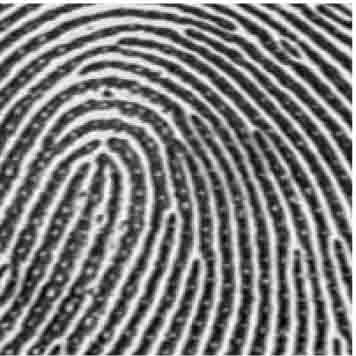
%> input picture fingerprint.jpg, 356 x 356 px
$ octave F5_20.m   (GNU Octave 9; MATLAB toolbox functions it lacks are replaced by stand-ins)
%> lines starting %> are read from the running program, lines starting %| are printed output that depends on the picture
### Pyramid.m
%%%%%%%%%%%%%%%%%%%%%%%%%%%%%%%%%%%%%%%%%%%%%%%%%%%%%%%%%%%%%%%%%%%%%%%
% Pyramid-based orientation estimation
% Pyramid(A,sz,ol,nl,option,option2)
% A: the image
% sz: the estimation block size
% ol: the block overlap size
% nl: the number of layers in the pyramid
% option: the option of whether show the result or not
% option2: the option of orientation propagation
% option3: =1: build image pyramid; =2: build gradient pyramid
%%%%%%%%%%%%%%%%%%%%%%%%%%%%%%%%%%%%%%%%%%%%%%%%%%%%%%%%%%%%%%%%%%%%%%%
% Sept 12, 2002, xiaoguang feng:
% The propagation is changed from angles to vectors
%%%%%%%%%%%%%%%%%%%%%%%%%%%%%%%%%%%%%%%%%%%%%%%%%%%%%%%%%%%%%%%%%%%%%%%
% Sept 21, 2002, xiaoguang feng:
% Add the option of build gradient pyramid (instead of image pyramid)
%%%%%%%%%%%%%%%%%%%%%%%%%%%%%%%%%%%%%%%%%%%%%%%%%%%%%%%%%%%%%%%%%%%%%%%
% FINAL VERSION: 02/18/2003
% By Xiaoguang Feng
%%%%%%%%%%%%%%%%%%%%%%%%%%%%%%%%%%%%%%%%%%%%%%%%%%%%%%%%%%%%%%%%%%%%%%%


function Orient=Pyramid(A,sz,ol,nl,option,option2,option3)
%> called with sz = 8, ol = 4, nl = 3, option = 0, option2 = 2, option3 = 2
    MinSize=sz; % the block size
    OverLap=ol; % the overlap of the blocks
    NumOfLayer=nl; % the number of layers in the pyramid

    % build up the pyramid
    if option3==1 % build the image pyramid
        if option==1
            disp('Building IMAGE pyramid, please wait...');
        end
        LP{1}=A; % bottom layer of the low pass pyramid (Gaussian Pyramid)
        for I=2:NumOfLayer
            [LP{I},HP{I-1}]=BuildPyramid(LP{I-1});
        end
        [tmpLP,HP{NumOfLayer}]=BuildPyramid(LP{NumOfLayer});
        if option==1
            disp('Image pyramid done');
        end
    elseif option3==2 % build the gradient pyramid
        if option==1
            disp('Building GRADIENT pyramid, please wait...');
        end
        [fx fy]=gradient(A);
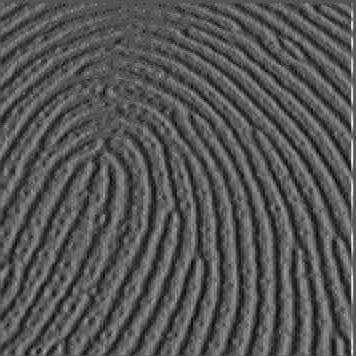
%> fx: size 356x356 double; min -60, max 121, mean 0.4; drawn with min black and max white
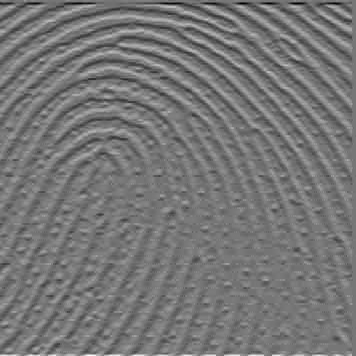
%> fy: size 356x356 double; min -111.5, max 128, mean -0.1; drawn with min black and max white
        LP{1}=fx+i*fy;
        for I=2:NumOfLayer
            [LP{I},HP{I-1}]=BuildPyramid(LP{I-1});
        end
%> after the loop, HP = 2 items; LP = 3 items
        [tmpLP,HP{NumOfLayer}]=BuildPyramid(LP{NumOfLayer});
        if option==1
            disp('Gradient pyramid done');
        end
    end

    % select using which pyramid to do the estimation (LP:Low Pass Pyramid, HP: High Pass Pyramid)
    P=LP; %Gaussian Pyramid
%> P = 3 items
    %P=HP; %Laplacian Pyramid

    % first estimate in the top layer
    NumBlk=ceil(size(P{NumOfLayer},1)/MinSize);
%> NumBlk = 12
    Orient=zeros(NumBlk);
    % calculate the gradient map
    if option3==1
        [fx,fy]=gradient(P{NumOfLayer});
        G=fx+i*fy;
    elseif option3==2
        G=P{NumOfLayer};
    end
    % divide into blocks
    fun = inline('x(:)');
%> the run ends on the next line
    subimages=blkproc(G,[MinSize MinSize],[OverLap, OverLap],fun);

    index=1;
    % for each sub-block
    if option==1
        h=waitbar(0,sprintf('Processing the layer %d, please wait...',NumOfLayer));
    end
    count=1;
    for J=1:NumBlk
        for K=1:NumBlk
            % get the gradients for current block
            itemp=(K-1)*(MinSize+2*OverLap)*(MinSize+2*OverLap);
            CurImage=subimages(itemp+1:itemp+(MinSize+2*OverLap)*(MinSize+2*OverLap),J);
            CurImage=reshape(CurImage,MinSize+2*OverLap,MinSize+2*OverLap);
            % load the SVD method to estimate in current block
            [a,sv]=SVD_Orientation(CurImage);
            Orient(K,J)=a; % now 'a' is not angle, but a unit vector
            EnergyRate(K,J)=(sv(1)-sv(2))/(sv(1)+sv(2));
            if option==1
                waitbar(count/(NumBlk*NumBlk),h);
            end
            count=count+1;
        end
    end
    if option==1
        close(h);
    end

    % for every other layers:
    for I=NumOfLayer-1:-1:1
        % double size the orientation matrix & the sv matrix
        Orient=imresize(Orient,2);
        EnergyRate=imresize(EnergyRate,2);
        NumBlk=ceil(size(P{I},1)/MinSize);
        if option3==1
            [fx,fy]=gradient(P{I});
            G=fx+i*fy;
        elseif option3==2
            G=P{I};
        end
        subimages=blkproc(G,[MinSize MinSize],[OverLap, OverLap],fun);
        if option==1
            h=waitbar(0,sprintf('Processing the layer %d, please wait...',I));
        end
        count=1;
        % for each sub-block
        for J=1:NumBlk
            for K=1:NumBlk
                % get the gradient map for current block
                itemp=(K-1)*(MinSize+2*OverLap)*(MinSize+2*OverLap);
                CurImage=subimages(itemp+1:itemp+(MinSize+2*OverLap)*(MinSize+2*OverLap),J);
                CurImage=reshape(CurImage,MinSize+2*OverLap,MinSize+2*OverLap);
                % load SVD method
                [a,sv]=SVD_Orientation(CurImage);
                % two options of orientation propagation:
                % one is use singular value rates as propagation weights
                % the other is use singular value rates as selection criterion
                if option2==1
                    if (sv(1)-sv(2))/(sv(1)+sv(2))>EnergyRate(K,J)
                        Orient(K,J)=a;
                        EnergyRate(K,J)=(sv(1)-sv(2))/(sv(1)+sv(2));
                    end
                else
                    % to prevent the error propagations
                    if real(Orient(K,J))>0 & real(a)<-imag(Orient(K,J))
                        a=-a;
                    elseif real(Orient(K,J))<0 & real(a)>imag(Orient(K,J))
                        a=a+pi;
                    end
                    % linear combination
                    ER=(sv(1)-sv(2))/(sv(1)+sv(2));PropWeight(K,J)=ER/(ER+EnergyRate(K,J));
                    Orient(K,J)=a*ER/(ER+EnergyRate(K,J))+Orient(K,J)*EnergyRate(K,J)/(ER+EnergyRate(K,J));
                    if imag(Orient(K,J))<0
                        Orient(K,J)=-Orient(K,J);
                    end
                    EnergyRate(K,J)=ER*ER/(ER+EnergyRate(K,J))+EnergyRate(K,J)*EnergyRate(K,J)/(ER+EnergyRate(K,J));
                end
                if option==1
                    waitbar(count/(NumBlk*NumBlk),h);
                end
                count=count+1;
            end
         end
         if option==1
            close(h);
        end
    end

    if option==1
        ShowOrientation(Orient,A);
    end


### BuildPyramid.m
%%%%%%%%%%%%%%%%%%%%%%%%%%%%%%%%%%%%%%%%%%%%%%%%%%%
% function of building the image/gradient pyramid
% 02/18/2003 FINAL Version, By Xiaoguang Feng
%%%%%%%%%%%%%%%%%%%%%%%%%%%%%%%%%%%%%%%%%%%%%%%%%%%

function [LP,HP]=BuildPyramid(In)
    % Build the Pyramid without overlap
    fun = inline('ones(2).*mean(x(:))');
    LP=blkproc(In,[2 2],fun);
    HP=In-LP;
    LP=LP(1:2:size(In,1),1:2:size(In,2));

    % [5 lines of commented-out code are left out]


### F5_20.m
%%%%%%%%%%%%%%%%%%%%%%%%%%%%%%%%%%%%%%%%%%%%%%%%%%%%
% file: F5_20.m
% To produce the orientation map in Figure 5.20
% By Xiaoguang Feng. 02/18/2003
%%%%%%%%%%%%%%%%%%%%%%%%%%%%%%%%%%%%%%%%%%%%%%%%%%%%

I=double(imread('fingerprint.jpg'));

OM=Pyramid(I,8,4,3,0,2,2);

$ run again, with arch_h.jpg copied over fingerprint.jpg
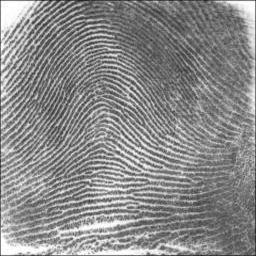
%> input picture arch_h.jpg, 256 x 256 px
%> in Pyramid, `[fx fy]=gradient(A);`:
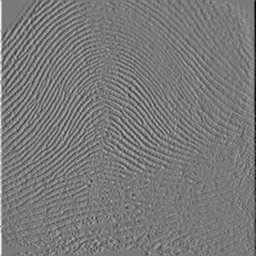
%> fx: size 256x256 double; min -132, max 144, mean 0; drawn with min black and max white
%> in Pyramid, `[fx fy]=gradient(A);`:
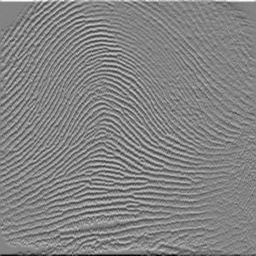
%> fy: size 256x256 double; min -135, max 126, mean 0; drawn with min black and max white
%> after the loop in Pyramid, `for I=2:NumOfLayer`: HP = 2 items; LP = 3 items
%> NumBlk = 8

$ run again, with circue2.jpg copied over fingerprint.jpg
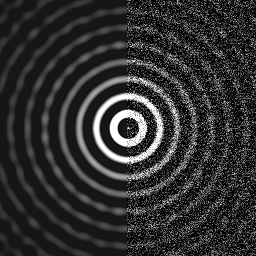
%> input picture circue2.jpg, 256 x 256 px
%> in Pyramid, `[fx fy]=gradient(A);`:
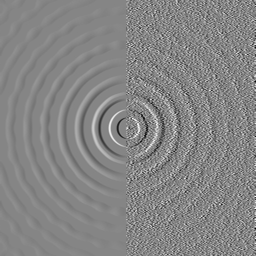
%> fx: size 256x256 double; min -155, max 141, mean 0; drawn with min black and max white
%> in Pyramid, `[fx fy]=gradient(A);`:
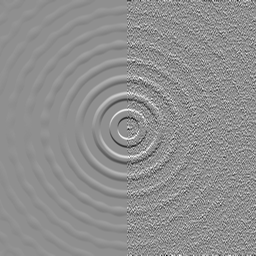
%> fy: size 256x256 double; min -180, max 140, mean 0; drawn with min black and max white
%> after the loop in Pyramid, `for I=2:NumOfLayer`: HP = 2 items; LP = 3 items
%> NumBlk = 8
